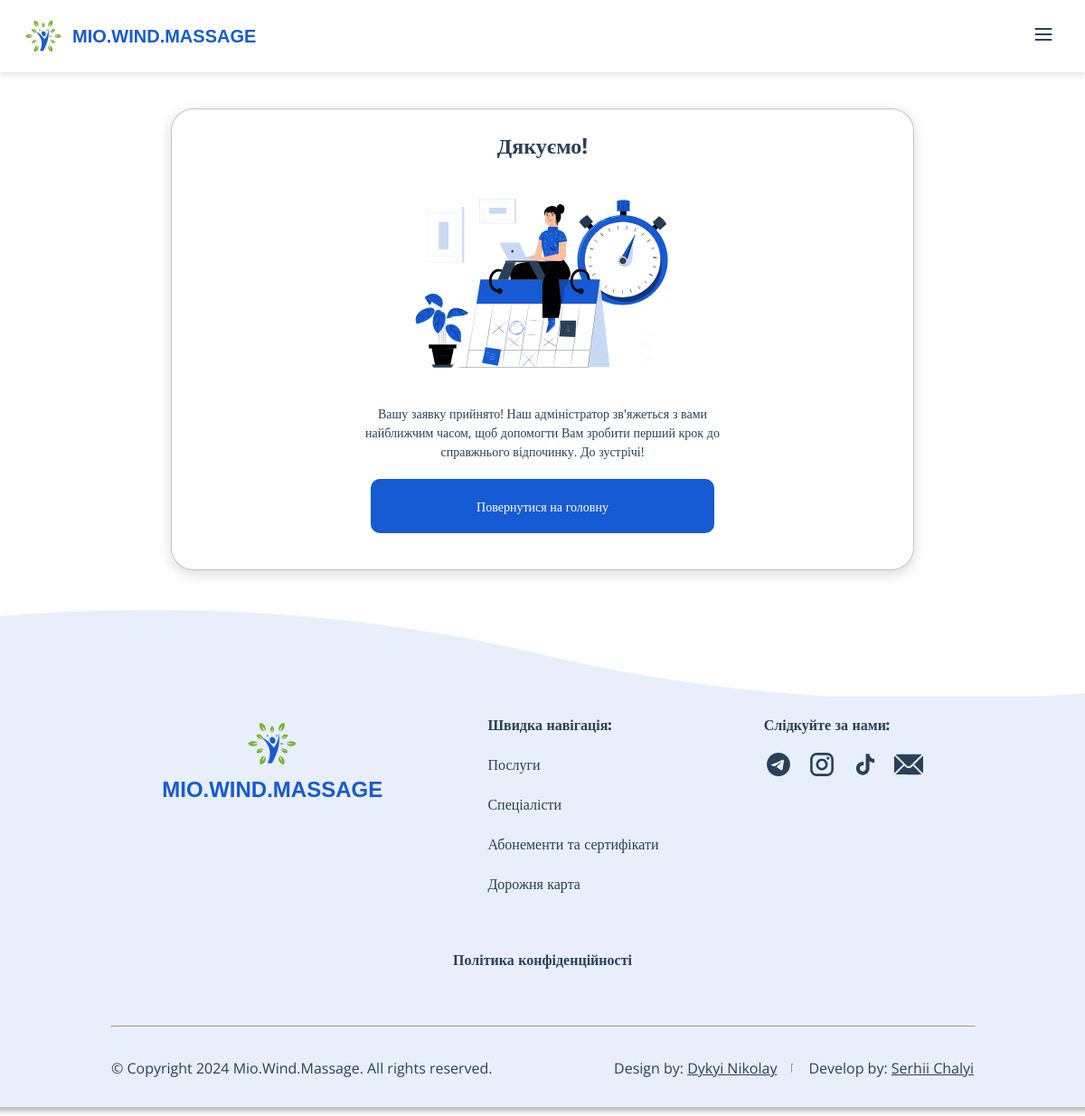
The page /congratulations-page/ on the database its author committed.
### homepage/models.py (models this page shows, shortened)
class Logo(models.Model):
    text = models.CharField(max_length=100, verbose_name="Назва компанії")
    icon_main = models.FileField(upload_to='blocks/', verbose_name="Логотип для відображення на сайті")
    icon_flavic = models.FileField(upload_to='blocks/', verbose_name="Логотип для відображення на вкладках")
    time_created = models.DateTimeField(blank=True, auto_now_add=True, verbose_name='Дата створення')
    time_updated = models.DateTimeField(blank=True, auto_now=True, verbose_name='Дата редагування')
    class Meta:
        verbose_name = "Секція: логотипи"
        verbose_name_plural = "Секція: логотипи"

class CompanySocials(models.Model):
    title = models.CharField(max_length=100, verbose_name="Назва мережі", blank=True)
    link = models.CharField(max_length=255, verbose_name="Посилання", blank=True)
    icon = models.FileField(upload_to='socials/', blank=True, verbose_name="Іконка")
    time_created = models.DateTimeField(blank=True, auto_now_add=True, verbose_name='Дата створення')
    time_updated = models.DateTimeField(blank=True, auto_now=True, verbose_name='Дата редагування')
    class Meta:
        verbose_name = "Секція: соціальні мережі компанії"
        verbose_name_plural = "Секція: соціальні мережі компанії"

class FooterBlock(models.Model):
    title = models.CharField(max_length=255, verbose_name="Усі права захищені")
    time_created = models.DateTimeField(blank=True, auto_now_add=True, verbose_name='Дата створення')
    time_updated = models.DateTimeField(blank=True, auto_now=True, verbose_name='Дата редагування')
    class Meta:
        verbose_name = "Секція: футер"
        verbose_name_plural = "Секція: футер"

### homepage/views.py (the view)
# urls.py: path('congratulations-page/', homepage.views.congratulations, name='page_congratulations')
def congratulations(request: HttpRequest):
    if request.method == 'POST':
        form = AddVisitRecordForm(request.POST)
        if form.is_valid():
            form.save()
            return redirect('page_congratulations')
    else:
        form = AddVisitRecordForm()
    logo = Logo.objects.all()
    socials = CompanySocials.objects.all()
    altegio_social = socials.filter(title__iexact="altegio").first()
    gen_info_block = GenInfoBlock.objects.all()
    rights = FooterBlock.objects.all()
    data = {
        'logo' : logo,
        'socials' : socials,
        'altegio_social' : altegio_social,
        'gen_info_block' : gen_info_block,
        'rights' : rights,
        'form' : form
    }
    return render(request, 'pages/congratulations.html', data)

### templates/pages/congratulations.html (shortened to what this page needs)
{% load static %}
{% load extra_filters %}
<!DOCTYPE html>
<html lang="uk" itemscope itemtype="http://schema.org/HTML">
<head>
    <link type='text/css' rel="stylesheet" href="{% static 'css/homepage.css' %}">
    <link type='text/css' rel="stylesheet" href="{% static 'css/homepage-media.css' %}">
    <link type='text/css' rel="stylesheet" href="{% static 'css/welcome-block.css' %}">
    <link type='text/css' rel="stylesheet" href="{% static 'css/welcome-block-media.css' %}">
    <link type='text/css' rel="stylesheet" href="{% static 'css/title-and-nav.css' %}">
    <link type='text/css' rel="stylesheet" href="{% static 'css/title-and-nav-media.css' %}">
    <link type='text/css' rel="stylesheet" href="{% static 'css/pp.css' %}">
    <link type='text/css' rel="stylesheet" href="{% static 'css/pp-media.css' %}">
    <link href="https://fonts.cdnfonts.com/css/atten-new" rel="stylesheet">
    <link type='text/css' rel="stylesheet" href="{% static 'css/congratulations.css' %}">
    <link type='text/css' rel="stylesheet" href="{% static 'css/congratulations-media.css' %}">
    <link type='text/css' rel="stylesheet" href="{% static 'css/footer-wave.css' %}">
    <link type='text/css' rel="stylesheet" href="{% static 'css/footer-wave-media.css' %}">
    <link type='text/css' rel="stylesheet" href="{% static 'css/new-form.css' %}">
    <link type='text/css' rel="stylesheet" href="{% static 'css/new-form-media.css' %}">
</head>
<body itemscope itemtype="http://schema.org/WebPage">
    {% include "pages/header.html" %}
    <main class='main' itemprop="mainContentOfPage">
        <section class='pp-text' itemscope itemtype="http://schema.org/Article">
            <div class="block">
                <div class="title">Дякуємо!</div>
                <img src="{% static 'img/icons/congratulations.svg' %}" alt="img">
                <div class="description">
                    Вашу заявку прийнято! Наш адміністратор зв'яжеться з вами найближчим часом, щоб допомогти Вам зробити перший крок до справжнього відпочинку. До зустрічі!
                </div>
                <a href="/" class="congratulations-link">
                    <div>
                        Повернутися на головну
                    </div>
                </a>
            </div>
        </section>
    </main>
    {% include "pages/footer-wave.html" %}
</body>
</html>

### templates/pages/header.html (shortened to what this page needs)
{% load static %}
<header class='header' itemscope itemtype="https://schema.org/WPHeader">
    <a href="{% url 'homepage' %}" class="logo-block" itemprop="url">
        <img class='logo-img' src="{{ logo.0.icon_main.url }}" alt="Logo" itemprop="logo">
        <div class='logo-text' itemprop="name">{{ logo.0.text }}</div>
    </a>
    <label for="menu"><img src="{% static 'img/icons/burger-menu.svg' %}" alt="" style="padding-right: 10px;"></label>
</header>

### templates/pages/footer-wave.html (shortened to what this page needs)
{% load static %}
<footer class='footer'>
    <img class='footer-background' src="{% static 'img/icons/footer-wave.svg' %}" alt="footer-wave">
    <div class='main'>
        <div class='logo'>
            <a href="{% url 'homepage' %}" itemprop="url">
                <img src="{{ logo.0.icon_main.url }}" alt="logo" itemprop="logo">
                <div itemprop="name">{{ logo.0.text }}</div>
            </a>
        </div>
        <div class='nav'>
            <div class='title'>Швидка навігація:</div>
            <div class='item'><a href="{% url 'page_servises' %}" itemprop="url">Послуги</a></div>
            <div class='item'><a href="{% url 'page_employees' %}" itemprop="url">Спеціалісти</a></div>
            <div class='item'><a href="{% url 'page_subscriptions_and_sertificates' %}" itemprop="url">Абонементи та сертифікати</a></div>
            <div class='item'><a href="{% url 'page_map' %}" itemprop="url">Дорожня карта</a></div>
        </div>
        <div class='socials'>
            <div>Слідкуйте за нами:</div>
            <div class='icons'>
                {% for social in socials %}
                    {% if social.title == "mail" %}
                        <a href="mailto:{{ social.link }}" itemprop="sameAs"><img src="{{ social.icon.url }}" alt="{{ social.title }}"></a>
                    {% elif social.title != "altegio" %}
                        <a href="{{ social.link }}" itemprop="sameAs"><img src="{{ social.icon.url }}" alt="{{ social.title }}"></a>
                    {% endif %}
                {% endfor %}
            </div>
        </div>
        <div class='pp'>
            <div class='text'><a href="{% url 'page_pp' %}" itemprop="url">Політика конфіденційності</a></div>
        </div>
    </div>
    <hr class='separate-line'>
    <div class='bottom'>
        <div class='info'>
            <div>{{ rights.0.title }}</div>
            <div class='devs'>
                <div>Design by: <a href="https://linktr.ee/nikolay_dkj" itemprop="creator">Dykyi Nikolay</a></div>
                <hr width="0.5" size="10">
                <div>Develop by: <a href="https://linktr.ee/sergey_chalyi" itemprop="creator">Serhii Chalyi</a></div>
            </div>
        </div>
    </div>
</footer>

### static/css/homepage.css (style rules this page uses)
a { text-decoration: none; color: #284159; }
html, body { height: 100%; margin: 0; font-family: Arial, sans-serif; display: flex; flex-direction: column; align-items: center; scroll-behavior: smooth; }
.header { width: 100%; height: 100px; padding: 16px 45px; display: flex; align-items: center; justify-content: space-between; box-sizing: border-box; flex-wrap: nowrap; gap: 12px; position: fixed; top: 0; left: 0; z-index: 1000; background-color: white; box-shadow: 0 4px 6px rgba(0, 0, 0, 0.1); }
.header .logo-block { display: flex; align-items: center; gap: 10px; }
.header .logo-block .logo-img { width: 64px; height: 64px; flex-shrink: 0; }
.header .logo-block .logo-text { color: var(--Blue, #165AD4); font-feature-settings: 'liga' off, 'clig' off; font-family: 'Atten Round New', sans-serif; font-size: 24px; font-style: normal; font-weight: 700; line-height: 150%; }
.header label { cursor: pointer; visibility: hidden; }
.main { flex-grow: 1; display: flex; flex-direction: column; align-items: center; padding-top: 100px; }
.footer { flex: 0 0 auto; box-sizing: border-box; margin: 0; padding: 0; margin-top: 120px; padding-top: 60px; padding-left: 123px; padding-right: 123px; padding-bottom: 40px; width: 100%; display: flex; flex-direction: column; justify-content: flex-start; align-items: center; }
.footer .main { flex: 1 0 auto; margin: 0; padding: 0; width: 100%; display: flex; flex-direction: row; justify-content: space-evenly; align-items: flex-start; flex-wrap: wrap; gap: 60px; color: var(--Fonts-Black, #284159); font-feature-settings: 'liga' off, 'clig' off; font-family: Montserrat; font-size: 16px; font-style: normal; font-weight: 500; line-height: 150%; }
.footer .main .logo a { margin: 0; padding: 0; width: 100%; display: flex; flex-direction: column; justify-content: flex-start; align-items: center; gap: 1px; }
.footer .main .logo a img { width: 64px; height: 64px; }
.footer .main .logo a div { color: var(--Blue, #165AD4); font-feature-settings: 'liga' off, 'clig' off; font-family: 'Atten Round New', sans-serif; font-size: 24px; font-style: normal; font-weight: 700; line-height: 150%; }
.footer .main .nav { margin: 0; padding: 0; display: flex; flex-direction: column; justify-content: flex-start; align-items: flex-start; gap: 20px; }
.footer .main .nav .title { font-weight: bold; }
.footer .main .nav .item { color: #284159; }
.footer .main .socials { margin: 0; padding: 0; display: flex; flex-direction: column; justify-content: flex-start; align-items: flex-start; gap: 15px; }
.footer .main .socials div { font-weight: bold; }
.footer .main .socials .icons { margin: 0; padding: 0; display: flex; justify-content: flex-start; align-items: center; gap: 16px; }
.footer .main .socials .icons img { width: 32px; height: 32px; }
.footer .main .pp { font-weight: bold; }
.footer .separate-line { margin-top: 60px; height: 0.25px; width: 100%; }
.footer .bottom { margin: 0; padding: 0; margin-top: 24px; width: 100%; display: flex; flex-direction: column; justify-content: flex-start; align-items: flex-start; color: var(--Fonts-Black, #284159); font-feature-settings: 'liga' off, 'clig' off; font-family: "Open Sans"; font-size: 16px; font-style: normal; font-weight: 400; line-height: 150%; }
.footer .bottom .info { margin: 0; padding: 0; width: 100%; display: flex; flex-direction: row; justify-content: space-between; align-items: center; gap: 10px; }
.footer .bottom .devs { margin: 0; padding: 0; display: flex; flex-direction: row; justify-content: space-between; align-items: center; gap: 16px; }
.footer .bottom .devs a { text-decoration: underline; }

### static/css/homepage-media.css (style rules this page uses)
@media (max-width: 1200px) { .header { height: 80px; padding: 16px 24px; } }
@media (max-width: 1200px) { .header .logo-block { gap: 8px; } }
@media (max-width: 1200px) { .header .logo-block .logo-img { width: 48px; height: 48px; flex-shrink: 0; } }
@media (max-width: 1200px) { .header .logo-block .logo-text { font-size: 20px; } }
@media (max-width: 1200px) { .header label { visibility: visible; } }
@media (max-width: 1200px) { .main { padding-top: 0px; } }

### static/css/pp.css (style rules this page uses)
.main .pp-text { box-sizing: border-box; width: 100%; max-width: 1100px; color: #000; font-feature-settings: 'liga' off, 'clig' off; font-family: "Open Sans"; font-size: 16px; font-style: normal; font-weight: 400; line-height: 150%; }
.main .pp-text div { padding-right: 10px; padding-left: 10px; }

### static/css/pp-media.css (style rules this page uses)
@media (max-width: 1200px) { .main .pp-text { font-size: 14px; } }

### rows shown on the page
Logo: icon_main (picture), text "MIO.WIND.MASSAGE"
CompanySocials: icon (picture)
CompanySocials: icon (picture)
CompanySocials: icon (picture)
CompanySocials: icon (picture)
FooterBlock: title "© Copyright 2024 Mio.Wind.Massage. All rights reserved."
